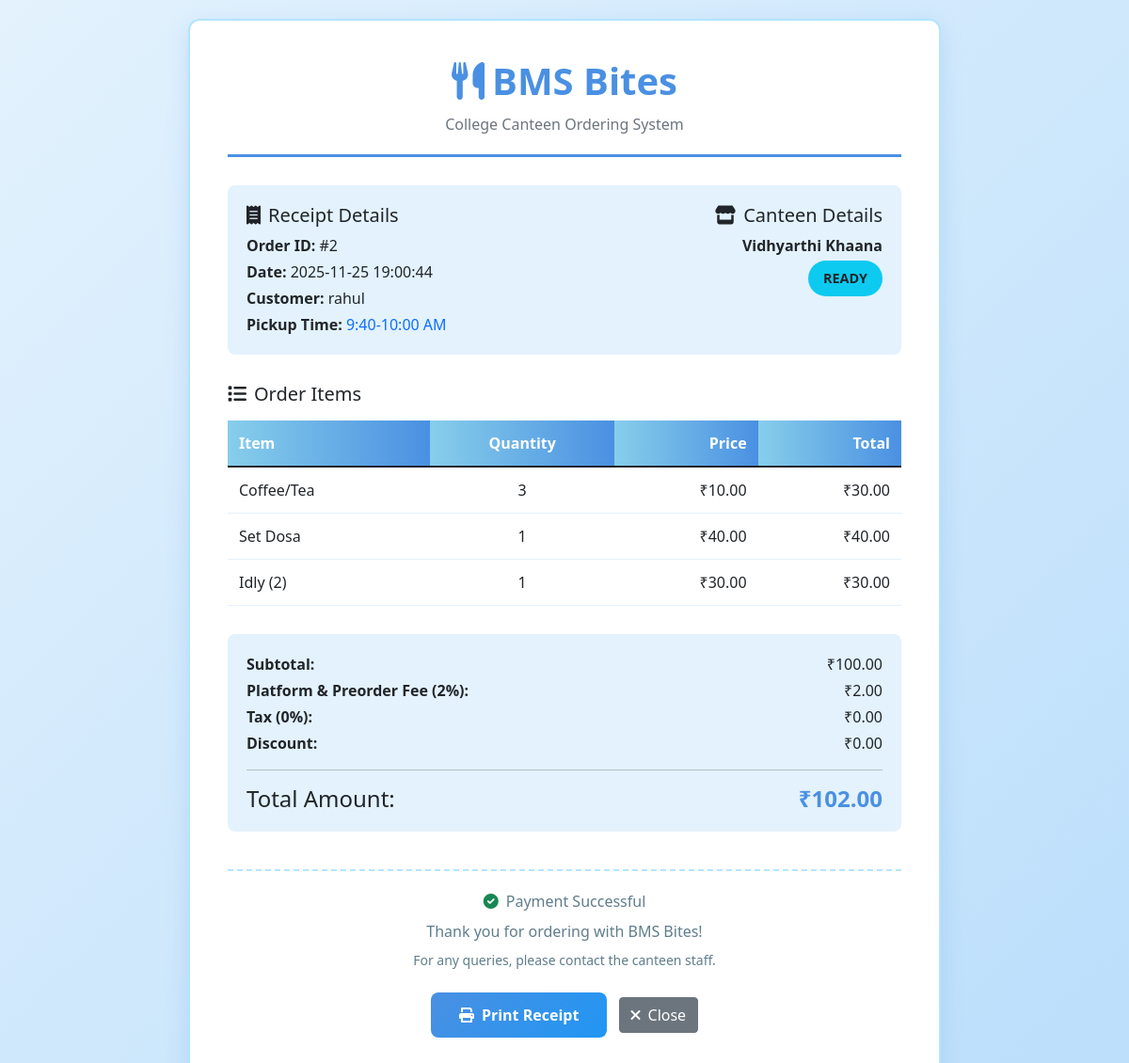
/receipt/2 (signed in), run on the app's committed database.
### tables this page shows
CREATE TABLE orders (
    id INTEGER PRIMARY KEY AUTOINCREMENT,
    user_id INTEGER NOT NULL,
    canteen_id INTEGER NOT NULL,
    total_amount REAL NOT NULL,
    platform_fee REAL DEFAULT 0.0,
    status TEXT NOT NULL DEFAULT 'preparing', -- 'preparing', 'ready', 'completed'
    pickup_time TEXT,
    created_at TIMESTAMP DEFAULT CURRENT_TIMESTAMP,
    FOREIGN KEY (user_id) REFERENCES users (id),
    FOREIGN KEY (canteen_id) REFERENCES canteens (id)
);

CREATE TABLE users (
    id INTEGER PRIMARY KEY AUTOINCREMENT,
    username TEXT UNIQUE NOT NULL,
    password_hash TEXT NOT NULL,
    role TEXT NOT NULL DEFAULT 'customer', -- 'customer' or 'admin'
    created_at TIMESTAMP DEFAULT CURRENT_TIMESTAMP
);

CREATE TABLE canteens (
    id INTEGER PRIMARY KEY AUTOINCREMENT,
    name TEXT NOT NULL,
    location TEXT NOT NULL,
    description TEXT,
    opening_time TEXT,
    closing_time TEXT,
    is_open BOOLEAN DEFAULT 1,
    created_at TIMESTAMP DEFAULT CURRENT_TIMESTAMP
);

CREATE TABLE order_items (
    id INTEGER PRIMARY KEY AUTOINCREMENT,
    order_id INTEGER NOT NULL,
    menu_id INTEGER NOT NULL,
    quantity INTEGER NOT NULL,
    price_at_order REAL NOT NULL,
    FOREIGN KEY (order_id) REFERENCES orders (id),
    FOREIGN KEY (menu_id) REFERENCES menu (id)
);

CREATE TABLE menu (
    id INTEGER PRIMARY KEY AUTOINCREMENT,
    canteen_id INTEGER NOT NULL,
    name TEXT NOT NULL,
    description TEXT,
    price REAL NOT NULL,
    category TEXT NOT NULL, -- 'veg', 'non-veg', 'beverage'
    category_section TEXT, -- Section header like 'SOUTH INDIAN BREAKFAST', 'Dosa Items', etc.
    image_url TEXT,
    is_available BOOLEAN DEFAULT 1,
    created_at TIMESTAMP DEFAULT CURRENT_TIMESTAMP,
    FOREIGN KEY (canteen_id) REFERENCES canteens (id)
);

### routes/main.py (the view)
@main_bp.route('/receipt/<int:order_id>')
def view_receipt(order_id):
    if 'user_id' not in session:
        return redirect(url_for('auth.login'))
    details = order_mgr.get_order_details(order_id)
    if not details or details['order']['user_id'] != session['user_id']:
        flash('Order not found', 'danger')
        return redirect(url_for('main.orders'))
    conn = sqlite3.connect(Config.DATABASE)
    cursor = conn.cursor()
    cursor.execute("SELECT username FROM users WHERE id=?", (session['user_id'],))
    user = cursor.fetchone()
    username = user[0] if user else 'Guest'
    cursor.execute("SELECT name FROM canteens WHERE id=?", (details['order']['canteen_id'],))
    canteen = cursor.fetchone()
    canteen_name = canteen[0] if canteen else 'Unknown Canteen'
    conn.close()
    return render_template('receipt.html',
                         order=details['order'],
                         items=details['items'],
                         username=username,
                         canteen_name=canteen_name)

### app.py (called while the page is built)
@app.context_processor
def inject_session():
    return dict(session=session)

### utils/order_manager.py (called while the page is built, shortened)
    def get_order_details(self, order_id):
        conn = sqlite3.connect(self.db_path)
        order = pd.read_sql_query("SELECT * FROM orders WHERE id=?", conn, params=(order_id,))
        items = pd.read_sql_query("""
            SELECT oi.*, m.name, m.image_url
            FROM order_items oi
            JOIN menu m ON oi.menu_id = m.id
            WHERE oi.order_id=?
        """, conn, params=(order_id,))
        conn.close()
        if order.empty:
            return None
        return {
            'order': order.iloc[0].to_dict(),
            'items': items.to_dict('records')
        }

### templates/receipt.html (shortened to what this page needs)
<!DOCTYPE html>
<html lang="en">
<head>
    <link href="https://cdn.jsdelivr.net/npm/bootstrap@5.1.3/dist/css/bootstrap.min.css" rel="stylesheet">
    <link rel="stylesheet" href="https://cdnjs.cloudflare.com/ajax/libs/font-awesome/6.0.0/css/all.min.css">
</head>
<body>
    <div class="receipt">
        <div class="receipt-header">
            <h1><i class="fas fa-utensils me-2"></i>BMS Bites</h1>
            <p class="mb-0 text-muted">College Canteen Ordering System</p>
        </div>
        <div class="receipt-info">
            <div class="row">
                <div class="col-md-6">
                    <h5><i class="fas fa-receipt me-2"></i>Receipt Details</h5>
                    <p class="mb-1"><strong>Order ID:</strong> #{{ order['id'] }}</p>
                    <p class="mb-1"><strong>Date:</strong> {{ order['created_at'] }}</p>
                    <p class="mb-1"><strong>Customer:</strong> {{ username }}</p>
                    {% if order['pickup_time'] %}
                    <p class="mb-0"><strong>Pickup Time:</strong> <span class="text-primary">{{ order['pickup_time']
                            }}</span></p>
                    {% endif %}
                </div>
                <div class="col-md-6 text-md-end">
                    <h5><i class="fas fa-store me-2"></i>Canteen Details</h5>
                    <p class="mb-1"><strong>{{ canteen_name }}</strong></p>
                    <p class="mb-1">
                        <span
                            class="status-badge bg-{{ 'warning' if order['status'] == 'preparing' else 'info' if order['status'] == 'ready' else 'success' }}">
                            {{ order['status']|upper }}
                        </span>
                    </p>
                </div>
            </div>
        </div>
        <div class="receipt-table">
            <h5 class="mb-3"><i class="fas fa-list me-2"></i>Order Items</h5>
            <table class="table table-hover">
                <thead>
                    <tr>
                        <th>Item</th>
                        <th class="text-center">Quantity</th>
                        <th class="text-end">Price</th>
                        <th class="text-end">Total</th>
                    </tr>
                </thead>
                <tbody>
                    {% for item in items %}
                    <tr>
                        <td>{{ item['name'] }}</td>
                        <td class="text-center">{{ item['quantity'] }}</td>
                        <td class="text-end">₹{{ "%.2f"|format(item['price_at_order']) }}</td>
                        <td class="text-end">₹{{ "%.2f"|format(item['price_at_order'] * item['quantity']) }}</td>
                    </tr>
                    {% endfor %}
                </tbody>
            </table>
        </div>
        <div class="total-section">
            <div class="row">
                <div class="col-md-6">
                    <p class="mb-1"><strong>Subtotal:</strong></p>
                    <p class="mb-1"><strong>Platform & Preorder Fee (2%):</strong></p>
                    <p class="mb-1"><strong>Tax (0%):</strong></p>
                    <p class="mb-0"><strong>Discount:</strong></p>
                </div>
                <div class="col-md-6 text-end">
                    <p class="mb-1">₹{{ "%.2f"|format(order['total_amount'] - order['platform_fee']) }}</p>
                    <p class="mb-1">₹{{ "%.2f"|format(order['platform_fee']) }}</p>
                    <p class="mb-1">₹0.00</p>
                    <p class="mb-0">₹0.00</p>
                </div>
            </div>
            <hr>
            <div class="d-flex justify-content-between align-items-center">
                <h4 class="mb-0">Total Amount:</h4>
                <h3 class="total-amount mb-0">₹{{ "%.2f"|format(order['total_amount']) }}</h3>
            </div>
        </div>
        <div class="receipt-footer">
            <p class="mb-2"><i class="fas fa-check-circle text-success me-2"></i>Payment Successful</p>
            <p class="mb-2">Thank you for ordering with BMS Bites!</p>
            <p class="mb-0 small">For any queries, please contact the canteen staff.</p>
        </div>
        <div class="text-center mt-4 no-print">
            <button onclick="window.print()" class="btn btn-print">
                <i class="fas fa-print me-2"></i>Print Receipt
            </button>
            <button onclick="window.close()" class="btn btn-secondary ms-2">
                <i class="fas fa-times me-2"></i>Close
            </button>
        </div>
    </div>
</body>
</html>

### templates/receipt.html (style rules this page uses)
body { background: linear-gradient(135deg, #E3F2FD 0%, #BBDEFB 100%); padding: 20px; }
.receipt { max-width: 800px; margin: 0 auto; background: white; padding: 40px; border-radius: 12px; box-shadow: 0 8px 24px rgba(74, 144, 226, 0.2); border: 2px solid #B3E5FC; }
.receipt-header { text-align: center; border-bottom: 3px solid #4A90E2; padding-bottom: 20px; margin-bottom: 30px; }
.receipt-header h1 { color: #4A90E2; font-weight: bold; margin-bottom: 10px; }
.receipt-info { background: #E3F2FD; padding: 20px; border-radius: 8px; margin-bottom: 30px; }
.receipt-table { margin-bottom: 30px; }
.receipt-table th { background: linear-gradient(90deg, #87CEEB 0%, #4A90E2 100%); color: white; padding: 12px; }
.receipt-table td { padding: 12px; border-bottom: 1px solid #E3F2FD; }
.total-section { background: #E3F2FD; padding: 20px; border-radius: 8px; margin-top: 20px; }
.total-amount { font-size: 1.5rem; color: #4A90E2; font-weight: bold; }
.receipt-footer { text-align: center; margin-top: 40px; padding-top: 20px; border-top: 2px dashed #B3E5FC; color: #607D8B; }
.status-badge { display: inline-block; padding: 8px 16px; border-radius: 20px; font-weight: 600; font-size: 0.9rem; }
.btn-print { background: linear-gradient(135deg, #4A90E2 0%, #2196F3 100%); border: none; color: white; padding: 12px 30px; border-radius: 8px; font-weight: 600; transition: all 0.3s ease; }

### data on the page
orders: id "2", created_at "2025-11-25 19:00:44", pickup_time "9:40-10:00 AM", status "READY", order['total_amount']-order['platform_fee'] "100.00", platform_fee "2.00", total_amount "102.00"
users: username "rahul"
canteens: name "Vidhyarthi Khaana"
order_items: name "Coffee/Tea", quantity "3", price_at_order "10.00", item['price_at_order']*item['quantity'] "30.00"
order_items: name "Set Dosa", quantity "1", price_at_order "40.00", item['price_at_order']*item['quantity'] "40.00"
order_items: name "Idly (2)", quantity "1", price_at_order "30.00", item['price_at_order']*item['quantity'] "30.00"
